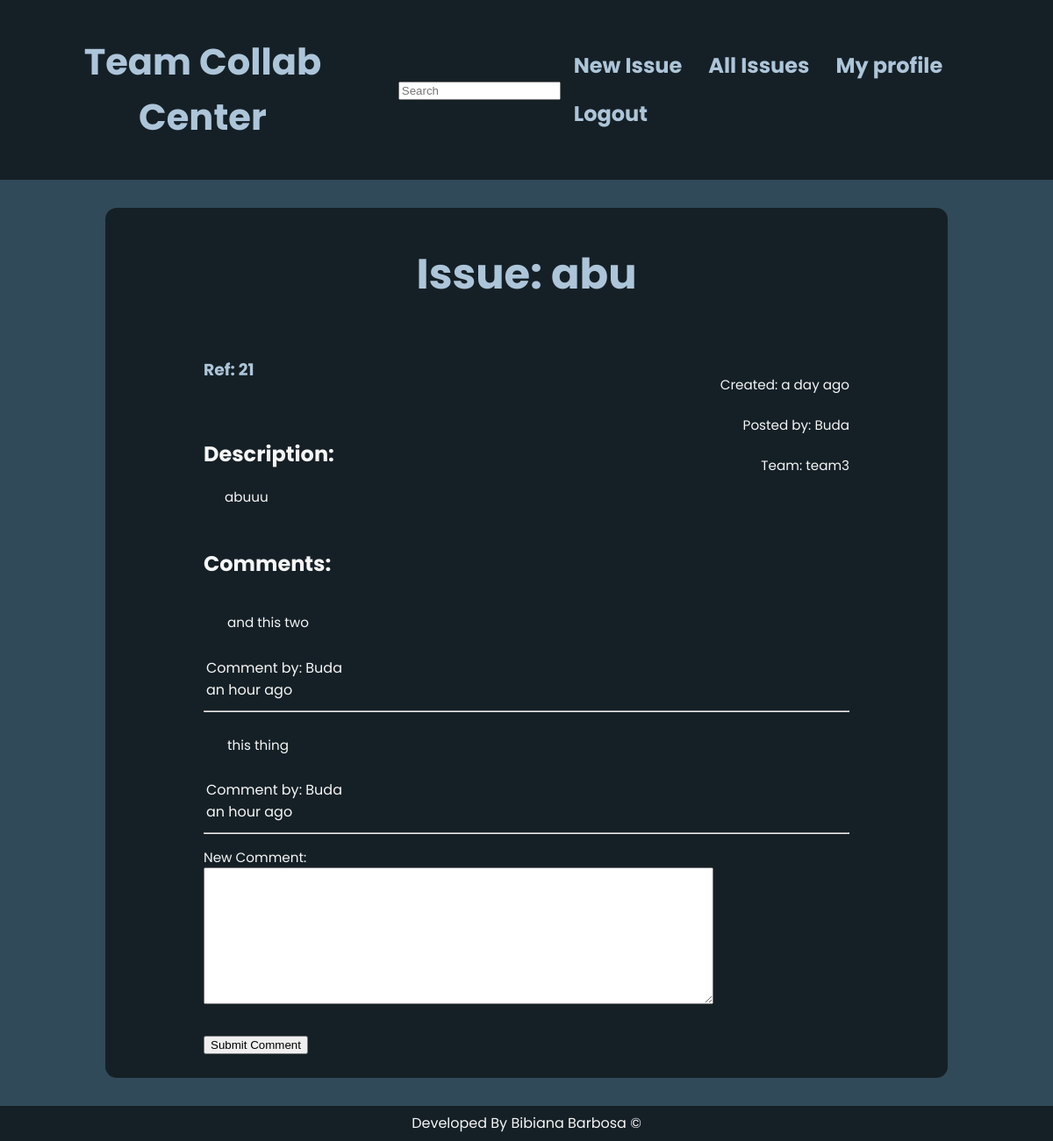
Page /post/21 (signed in) on the committed database.
### app/models.py (models this page shows, shortened)
class SearchableMixin(object):
    @classmethod
    def before_commit(cls, session):
        session._changes = {
            'add': list(session.new),
            'update': list(session.dirty),
            'delete': list(session.deleted)
        }
    @classmethod
    def after_commit(cls, session):
        for obj in session._changes['add']:
            if isinstance(obj, SearchableMixin):
                add_to_index(obj.__tablename__, obj)
        for obj in session._changes['update']:
            if isinstance(obj, SearchableMixin):
                add_to_index(obj.__tablename__, obj)
        for obj in session._changes['delete']:
            if isinstance(obj, SearchableMixin):
                remove_from_index(obj.__tablename__, obj)
        session._changes = None

class Post(SearchableMixin, db.Model):
    __searchable__ = ['title', 'description', 'id', 'author']
    __tablename__='posts'
    id = db.Column(db.Integer, primary_key=True)
    title = db.Column(db.String(64))
    description = db.Column(db.String(1000))
    timestamp = db.Column(db.DateTime, index=True, default=datetime.utcnow)
    user_id = db.Column(db.Integer, db.ForeignKey('users.id'))
    team_id = db.Column(db.Integer, db.ForeignKey('teams.id'))
    comments = db.relationship('Comment', backref='comment_ticket', lazy='dynamic')

class User(UserMixin, db.Model):
    __tablename__='users'
    id = db.Column(db.Integer, primary_key=True)
    username = db.Column(db.String(64), index=True, unique=True)
    email = db.Column(db.String(120), index=True, unique=True)
    password_hash = db.Column(db.String(128))
    posts = db.relationship('Post', backref='author', lazy='dynamic')
    position_id = db.Column(db.Integer, db.ForeignKey('position.id'))
    about_me = db.Column(db.String(240))
    last_seen = db.Column(db.DateTime, default=datetime.utcnow)
    team_id = db.Column(db.Integer, db.ForeignKey('teams.id'))
    comments = db.relationship('Comment', backref='comment_author', lazy='dynamic')

class Team(db.Model):
    __tablename__='teams'
    id = db.Column(db.Integer, primary_key=True)
    name = db.Column(db.String(64), unique=True)
    members = db.relationship('User', backref='team_members')
    team_posts = db.relationship('Post', backref='team_posts')

class Comment(db.Model):
    __tablename__ = 'comments'
    id = db.Column(db.Integer, primary_key=True)
    body = db.Column(db.String(1000))
    timestamp = db.Column(db.DateTime, index=True, default=datetime.utcnow)
    author_id = db.Column(db.Integer, db.ForeignKey('users.id'))
    post_id = db.Column(db.Integer, db.ForeignKey('posts.id'))

### app/routes.py (the view, shortened to what this page needs)
@app.route('/post/<id>', methods=['GET', 'POST'])
@login_required
def post_view(id):
    form = CommentForm()
    comments = Comment.query.filter_by(post_id=id).order_by(Comment.timestamp.desc()).all()
    post = Post.query.filter_by(id=id).first_or_404()
    return render_template('post.html', post=post, title='post',
                            form=form, comments=comments)

### app/forms.py
class SearchForm(FlaskForm):
    q = StringField(('Search'), validators=[DataRequired()])
    def __init__(self, *args, **kwargs):
        if 'formdata' not in kwargs:
            kwargs['formdata'] = request.args
        if 'csrf_enabled' not in kwargs:
            kwargs['csrf_enabled'] = False
        super(SearchForm, self).__init__(*args, **kwargs)

class CommentForm(FlaskForm):
    body = TextAreaField('New Comment:', validators=[DataRequired(), Length(min=1, max=1000)])
    submit2 = SubmitField('Submit Comment')

### app/models.py (called while the page is built)
@login.user_loader
def load_user(id):
    return User.query.get(int(id))

### app/routes.py (called while the page is built)
@app.before_request
def before_request():
    if current_user.is_authenticated:
        current_user.last_seen = datetime.utcnow()
        db.session.commit()
        g.search_form = SearchForm()

### app/templates/post.html (shortened to what this page needs)
{% extends "base.html" %}
{% block content %}
<div class="post-wrapper">
        <h2 class="post-name">Issue: {{ post.title }}</h2>
        <div class="section-top">
            <div class="section-top-1">
                <h3>Ref: {{ post.id }}</h3>
                <br>
                <h2 class="description">Description:</h2>
                <p class="post-description">{{ post.description }}</p>
            </div>
            <div class="section-top-2">
                <p class="meta-data">
                    <br>Created: {{ moment(post.timestamp).fromNow() }}
                    <br>
                    <br>Posted by: {{ post.author.username }}
                    <br>
                    <br>Team: {{ post.team_posts.name }}
                </p>
            </div>
        </div>
    <div class="post-comments">
        <h2>Comments: </h2>
        {% for comment in comments %}
            <table>
                <tr valign="top">
                    <td>
                        <p class="comment-content">{{ comment.body }}</p>
                        Comment by: {{ comment.comment_author.username }} <br>
                        {{ moment(comment.timestamp).fromNow() }}
                    </td>
                </tr>
            </table>
            <hr>
        {% endfor %}
        <form action="" method="post">
            <p>
                {{ form.body.label }}<br>
                {{ form.body(cols=70, rows=10) }}<br>
            </p>
            <p>{{ form.submit2() }}</p>
        </form>
    </div>
</div>
{% endblock %}

### app/static/styles/base/style.css (style rules this page uses)
.post-wrapper { padding: 0 7rem; width: 80%; display: -webkit-box; display: -ms-flexbox; display: flex; margin: 2rem auto 2rem auto; -webkit-box-orient: vertical; -webkit-box-direction: normal; -ms-flex-direction: column; flex-direction: column; -ms-flex-line-pack: center; align-content: center; background-color: #152026; border-radius: 13px; }
.post-wrapper h3 { color: #ADC5D9; }
.post-name { color: #ADC5D9; text-align: center; font-size: 3rem; }
.section-top { display: -webkit-box; display: -ms-flexbox; display: flex; -webkit-box-orient: horizontal; -webkit-box-direction: normal; -ms-flex-direction: row; flex-direction: row; -webkit-box-pack: justify; -ms-flex-pack: justify; justify-content: space-between; }
.meta-data { text-align: right; }
.post-description { padding-left: 1.5rem; }
.comment-content { padding-left: 1.5rem; }
* { -webkit-box-sizing: border-box; box-sizing: border-box; }
body { font-family: 'Poppins', sans-serif; color: #F6F6F6; margin: 0; background-color: #314A59; }
p { font-size: .95em; margin-bottom: 1.8em; }

### rows in the picture
Post: title "abu", id "21", description "abuuu", timestamp "a day ago"
User: author.username "Buda"
Team: team_posts.name "team3"
Comment: body "and this two", comment_author.username "Buda", timestamp "an hour ago"
Comment: body "this thing", comment_author.username "Buda", timestamp "an hour ago"
